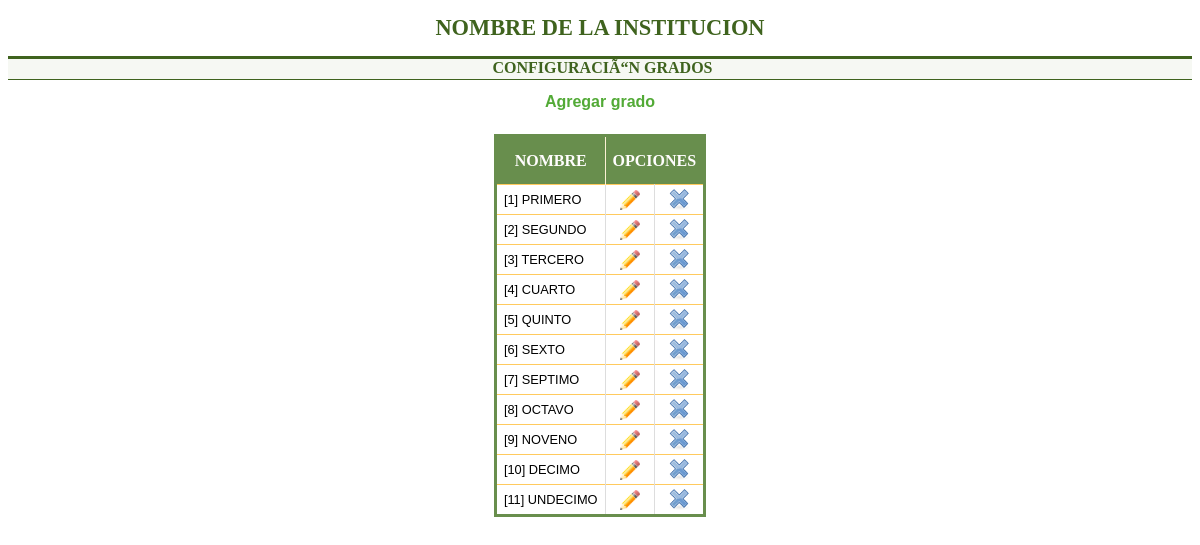
Screenshot of /administrador/grados.php (signed in) with the database file from the repository.
### tables this page shows
CREATE TABLE IF NOT EXISTS `general` (
  `id` int(11) NOT NULL AUTO_INCREMENT,
  `institucion` varchar(100) NOT NULL,
  `descripcion` varchar(100) NOT NULL,
  `activo` varchar(1) NOT NULL,
  `clave` varchar(1) NOT NULL,
  PRIMARY KEY (`id`)
);

CREATE TABLE IF NOT EXISTS `grados` (
  `id` int(11) NOT NULL AUTO_INCREMENT,
  `grado` varchar(15) NOT NULL,
  PRIMARY KEY (`id`)
);

### administrador/grados.php (the view, shortened to what this page needs)
<?php
$link=conectarse();
$estado=mysql_query("select * from general",$link);
$leer= mysql_fetch_array($estado);
if(isset($_COOKIE['VotaDatAdmin'])) {
	echo '<!DOCTYPE html PUBLIC "-//W3C//DTD XHTML 1.0 Transitional//EN" "http://www.w3.org/TR/xhtml1/DTD/xhtml1-transitional.dtd">';
	echo '<html>';
	echo '<head>';
	echo '<link href="../estilo4.css" rel="stylesheet" type="text/css" />';
	echo '</head>';
	echo '<body>';
	echo '<h1>'.$leer['institucion'].'</h1>';
	echo '<h2>CONFIGURACIÃ“N GRADOS</h2>';
	echo '<div align="center">';
	if((isset($_GET['agrega']))and($_GET['agrega']=="ok")) {
		echo '<form name="addgrado" action="grados.php" method="post">';
	        echo '<table>';
	        echo '<tr>';
	        echo '<td style="text-align:right;"><label for="nombre_grado">';
	        echo '<strong>Nombre del grado:</strong>';
	        echo '</label></td>';
	        echo '<td><input type="text" name="nombre_grado" size="30" maxlength="50" title="Escriba el nombre del grado" />';
	        echo '</td></tr>';
	        echo '<tr><td class="cen" colspan="2"><input type="submit" name="envia_grado" value="Guardar" title="Agregar grado" />&nbsp&nbsp&nbsp&nbsp';
		echo '<input type="button" name="Cancel" value="Cancelar" onclick="window.location =\'grados.php\' "/></td></tr>';
		echo '</form></table>';
	}
	else {
		echo '<div class=cen>';
		echo '<strong><a href="grados.php?agrega=ok" title="Agregar grado">Agregar grado</a></strong>';
		echo '</div>';
	}
	echo '<br /><table>';
	echo '<thead><tr><th>NOMBRE</th><th colspan="2">OPCIONES</th></tr></thead>';
	$resp=mysql_query(sprintf("select * from grados order by id"),$link);
	while($row = mysql_fetch_array($resp)) {
			echo '<tr>';
			echo '<td>['.$row['id'].'] '.$row['grado'].'</td>';
			echo '<td class="cen"><a href="grados.php?id='.md5($row['id']).'&editar=ok" title="Editar grado"><img src="../iconos/lapiz.png" border="0" width="20px" border="0" alt="Editar" /></a></td>';
			echo '<td class="cen"><a href="grados.php?id='.md5($row['id']).'&elimina=0" title="Borrar grado"><img src="../iconos/delete.png" border="0" alt="Borrar" /></a></td></tr>';
	}
	echo '</table><br />';
	echo '</div>';
	echo '</body>';
	echo '</html>';
}
else {
	include_once("encabezado.html");
      	echo '<table>';
        echo '<tr><td class="cen"><strong>Su sesiÃ³n ha finalizado, por favor vuelva a ingresar al sistema</strong></td></tr>';
        echo '</table></div></body></html>';
}
?>

### estilo4.css (style rules this page uses)
h1 { color: #3f631e; font-size: 1.4em; text-align:center; text-decoration: none; }
h2 { color: #3f631e; text-align: center; font-size: 1em; border-top: 3px solid #3f631e; border-bottom: 1px solid #3f631e; background-color: #F6F8F3; padding: 0 0 2px 5px; }
table { margin: 5px 5px 5px 5px ; text-align: left; border-collapse:collapse; border:3px solid #688e4d; }
thead th { background-color:#688e4d; height: 47px; color: #fffdfd; font-size: 12pt; font-weight: bold; padding: 0px 7px; margin: 20px 0px 0px; text-align: center; border-right: 1px solid #FCF1D4; }
.cen { text-align: center; }
tbody th,td { font-size: 0.8em; line-height: 1.4em; font-family: Arial, Helvetica, sans-serif; color: #000; padding: 4px 7px; border-top: 1px solid #FFCA5E; border-right: 1px solid #DDDDDD; text-align: justify; }

### rows the page displays
general: institucion "NOMBRE DE LA INSTITUCION"
grados: id "1", grado "PRIMERO"
grados: id "2", grado "SEGUNDO"
grados: id "3", grado "TERCERO"
grados: id "4", grado "CUARTO"
grados: id "5", grado "QUINTO"
grados: id "6", grado "SEXTO"
grados: id "7", grado "SEPTIMO"
grados: id "8", grado "OCTAVO"
grados: id "9", grado "NOVENO"
grados: id "10", grado "DECIMO"
grados: id "11", grado "UNDECIMO"
